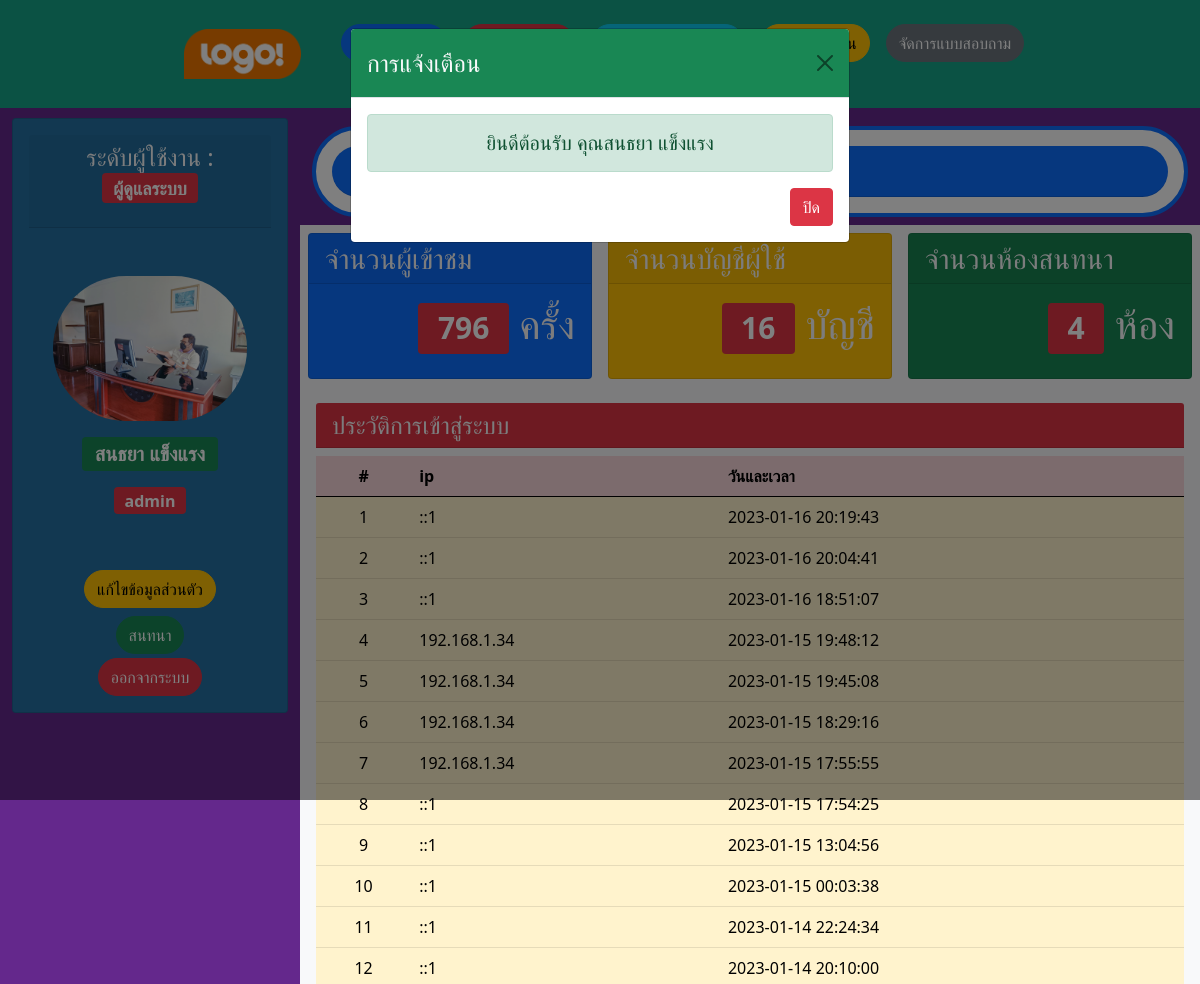
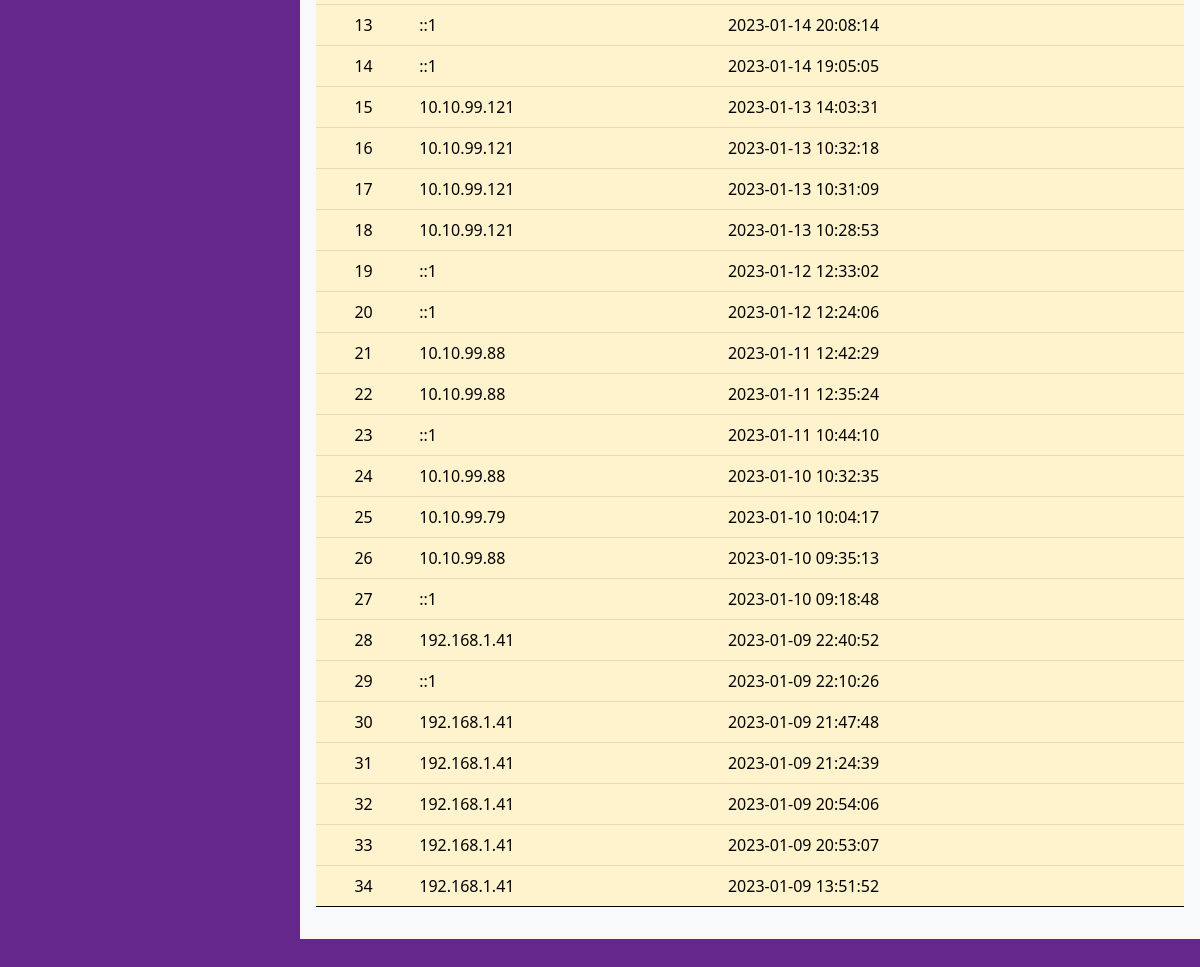
/admin/index.php (signed in), run on the app's committed database (2 pictures, top to bottom).
### tables this page shows
CREATE TABLE `users` (
  `id_user` int(5) NOT NULL COMMENT 'รหัส',
  `usernames` varchar(50) NOT NULL COMMENT 'ชื่อผู้ใช้งาน',
  `passwords` varchar(50) NOT NULL COMMENT 'รหัสผ่าน',
  `fname` varchar(100) NOT NULL COMMENT 'ชื่อ',
  `lname` varchar(100) NOT NULL COMMENT 'นามสกุล',
  `tel` text NOT NULL,
  `address` text NOT NULL COMMENT 'ที่อยู่',
  `pic` varchar(100) NOT NULL DEFAULT 'pic_default.jpg' COMMENT 'รูป',
  `birthday` date NOT NULL,
  `user_level` int(1) NOT NULL DEFAULT '0' COMMENT 'ระดับผู้ใช้งาน'
);

CREATE TABLE `web_history_count` (
  `id_web_count` int(3) NOT NULL,
  `web_count` int(10) NOT NULL
);

CREATE TABLE `log_login` (
  `id_log` int(10) NOT NULL,
  `id_user` int(5) NOT NULL,
  `detatime_log` datetime NOT NULL,
  `ip` varchar(20) NOT NULL
);

### admin/index.php (the view, shortened to what this page needs)
<?php
require ('../dbcon.php');
?>
<!doctype html>
<html lang="en">
  <head>
      <link href="../css/bootstrap.min.css" rel="stylesheet">
  </head>
  <body style="height: 5000px; padding-top: 70px;background: rgb(100, 40, 140);">
    <div class="container-fluid">
     <?php include 'nav-admin.php'; ?>
     <div class="row justify-content-center">
       <div class="col-md-3 d-none d-lg-block">
          <?php include 'nav-left.php'; ?>
       </div>
       <div class="col-md-9">
          <div class="card border-primary border-4 rounded-pill my-2">
            <div class="card-body">
              <h3 class="card-header bg-primary text-light text-center rounded-pill">Dashboard</h3>
            </div>
          </div>
            <div class="row  bg-light">
              <?php
              $sql="SELECT * FROM web_history_count WHERE id_web_count = 1";
              $result=mysqli_query($conn,$sql);
              $row=mysqli_fetch_object($result);
               ?>
              <div class="col-md-4 p-2">
                <div class="card bg-primary">
                  <div class="card-header h3 text-light">จำนวนผู้เข้าชม</div>
                  <div class="card-body text-light">
                    <div class="h1 float-end">
                      <div class="badge bg-danger">
                        <?php echo $row->web_count; ?>
                      </div>
                      ครั้ง
                    </div>
                  </div>
                </div>
              </div>
              <?php
              $sql="select count(id_user) as count from users";
              $result=mysqli_query($conn,$sql);
              $row=mysqli_fetch_object($result);
               ?>
              <div class="col-md-4 p-2">
                <div class="card bg-warning">
                  <div class="card-header h3 text-light">จำนวนบัญชีผู้ใช้</div>
                  <div class="card-body text-light">
                    <div class="h1 float-end">
                      <div class="badge bg-danger">
                        <?php echo $row->count; ?>
                      </div>
                      บัญชี
                    </div>
                  </div>
                </div>
              </div>
               <?php
               $sql="SELECT count(id_chat_room) as count FROM chat_room";
               $result=mysqli_query($conn,$sql);
               $row=mysqli_fetch_object($result);
                ?>
              <div class="col-md-4 p-2">
                <div class="card bg-success">
                  <div class="card-header h3 text-light">จำนวนห้องสนทนา</div>
                  <div class="card-body text-light">
                    <div class="h1 float-end">
                      <div class="badge bg-danger">
                        <?php echo $row->count; ?>
                      </div>
                      ห้อง
                    </div>
                  </div>
                </div>
              </div>
              <div class="p-3">
                <h4 class="bg-danger card-header text-light">ประวัติการเข้าสู่ระบบ</h4>
              <table class="table table-hover table-warning mt-2">
                <thead>
                  <tr class="table-danger">
                    <th class="text-center">#</th>
                    <th>ip</th>
                    <th>วันและเวลา</th>
                  </tr>
                </thead>
                <tbody>
                  <?php
                  $id_user=$_SESSION['id_user'];
                  $sql="SELECT * FROM log_login WHERE id_user = '$id_user' ORDER BY detatime_log DESC";
                  $result=mysqli_query($conn,$sql);
                  $i=1;
                    while($row=mysqli_fetch_object($result)){
                   ?>
                  <tr>
                    <td class="text-center"><?php echo $i++; ?></td>
                    <td><?php echo $row->ip; ?></td>
                    <td><?php echo $row->detatime_log; ?></td>
                  </tr>
                <?php } ?>
                </tbody>
              </div>
            </div>
       </div>
     </div>
    </div>
  <?php include '../alert-modal.php'; ?>
  </body>
</html>

### admin/nav-left.php
<div class="card text-light d-none d-lg-block" style="background-color: rgb(36, 113, 163);" >
	<div class="card-body">
		<h4 class="card-header text-center">ระดับผู้ใช้งาน :
			<p class="badge bg-danger">ผู้ดูแลระบบ</p>
		</h4>
	    <div class="d-flex flex-column align-items-center text-center">
        	<img class="rounded-pill mt-5" width="80%" src="../uploads/<?php echo $row->pic;?>">
	          <p class="form-label badge bg-success fs-5 font-weight-bold mt-3"><?php echo $row->fname." ".$row->lname; ?></p>
	          <p class="form-label badge fs-6 mt-2 <?php if($row->user_level==1){echo "bg-danger";}else{echo "bg-warning";} ?>"><?php echo $row->usernames; ?></p>
        	<div class="mt-5">
            	<a href="edit-admin.php" class="btn btn-warning rounded-pill">แก้ไขข้อมูลส่วนตัว</a>
          	</div>
          	<div class="mt-2">
          		<a href="admin-add-chat-room.php" class="btn btn-success rounded-pill">สนทนา</a>
          	</div>
	        <div class="mt-1">
	            <a href="../logout.php" class="btn btn-danger rounded-pill">ออกจากระบบ</a>
	        </div>
        </div>
	</div>
</div>

### data on the page
users: pic (picture), fname "สนธยา", lname "แข็งแรง", usernames "admin"
web_history_count: web_count "796"
log_login: ip "::1", detatime_log "2023-01-16 20:19:43"
log_login: ip "::1", detatime_log "2023-01-16 20:04:41"
log_login: ip "::1", detatime_log "2023-01-16 18:51:07"
log_login: ip "192.168.1.34", detatime_log "2023-01-15 19:48:12"
log_login: ip "192.168.1.34", detatime_log "2023-01-15 19:45:08"
log_login: ip "192.168.1.34", detatime_log "2023-01-15 18:29:16"
log_login: ip "192.168.1.34", detatime_log "2023-01-15 17:55:55"
log_login: ip "::1", detatime_log "2023-01-15 17:54:25"
log_login: ip "::1", detatime_log "2023-01-15 13:04:56"
log_login: ip "::1", detatime_log "2023-01-15 00:03:38"
log_login: ip "::1", detatime_log "2023-01-14 22:24:34"
log_login: ip "::1", detatime_log "2023-01-14 20:10:00"
log_login: ip "::1", detatime_log "2023-01-14 20:08:14"
log_login: ip "::1", detatime_log "2023-01-14 19:05:05"
log_login: ip "10.10.99.121", detatime_log "2023-01-13 14:03:31"
log_login: ip "10.10.99.121", detatime_log "2023-01-13 10:32:18"
log_login: ip "10.10.99.121", detatime_log "2023-01-13 10:31:09"
log_login: ip "10.10.99.121", detatime_log "2023-01-13 10:28:53"
log_login: ip "::1", detatime_log "2023-01-12 12:33:02"
log_login: ip "::1", detatime_log "2023-01-12 12:24:06"
log_login: ip "10.10.99.88", detatime_log "2023-01-11 12:42:29"
log_login: ip "10.10.99.88", detatime_log "2023-01-11 12:35:24"
log_login: ip "::1", detatime_log "2023-01-11 10:44:10"
log_login: ip "10.10.99.88", detatime_log "2023-01-10 10:32:35"
log_login: ip "10.10.99.79", detatime_log "2023-01-10 10:04:17"
log_login: ip "10.10.99.88", detatime_log "2023-01-10 09:35:13"
log_login: ip "::1", detatime_log "2023-01-10 09:18:48"
log_login: ip "192.168.1.41", detatime_log "2023-01-09 22:40:52"
log_login: ip "::1", detatime_log "2023-01-09 22:10:26"
log_login: ip "192.168.1.41", detatime_log "2023-01-09 21:47:48"
log_login: ip "192.168.1.41", detatime_log "2023-01-09 21:24:39"
log_login: ip "192.168.1.41", detatime_log "2023-01-09 20:54:06"
log_login: ip "192.168.1.41", detatime_log "2023-01-09 20:53:07"
log_login: ip "192.168.1.41", detatime_log "2023-01-09 13:51:52"

### other printed values
$row->count "16"
$row->count "4"
$_SESSION['ok'] "ยินดีต้อนรับ คุณสนธยา แข็งแรง"
